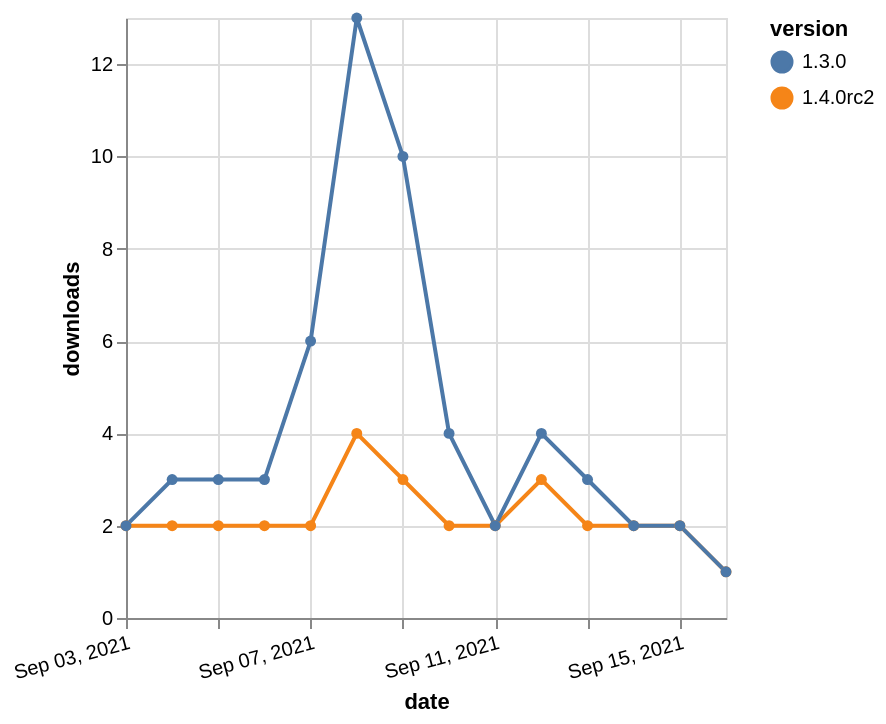

Express this chart as Vega-Lite.
### Vega-Lite specification from a JSON file in a GitHub repository (floating-point values rounded to 4 significant figures)
{"$schema": "https://vega.github.io/schema/vega-lite/v5.json", "description": "A simple bar chart with embedded data.", "data": {"values": [{"date": "2021-09-03", "total": 2609, "delta": 2, "version": "1.4.0rc2"}, {"date": "2021-09-04", "total": 2611, "delta": 2, "version": "1.4.0rc2"}, {"date": "2021-09-05", "total": 2613, "delta": 2, "version": "1.4.0rc2"}, {"date": "2021-09-06", "total": 2615, "delta": 2, "version": "1.4.0rc2"}, {"date": "2021-09-07", "total": 2617, "delta": 2, "version": "1.4.0rc2"}, {"date": "2021-09-08", "total": 2621, "delta": 4, "version": "1.4.0rc2"}, {"date": "2021-09-09", "total": 2624, "delta": 3, "version": "1.4.0rc2"}, {"date": "2021-09-10", "total": 2626, "delta": 2, "version": "1.4.0rc2"}, {"date": "2021-09-11", "total": 2628, "delta": 2, "version": "1.4.0rc2"}, {"date": "2021-09-12", "total": 2631, "delta": 3, "version": "1.4.0rc2"}, {"date": "2021-09-13", "total": 2633, "delta": 2, "version": "1.4.0rc2"}, {"date": "2021-09-14", "total": 2635, "delta": 2, "version": "1.4.0rc2"}, {"date": "2021-09-15", "total": 2637, "delta": 2, "version": "1.4.0rc2"}, {"date": "2021-09-16", "total": 2638, "delta": 1, "version": "1.4.0rc2"}, {"date": "2021-09-03", "total": 5516, "delta": 2, "version": "1.3.0"}, {"date": "2021-09-04", "total": 5519, "delta": 3, "version": "1.3.0"}, {"date": "2021-09-05", "total": 5522, "delta": 3, "version": "1.3.0"}, {"date": "2021-09-06", "total": 5525, "delta": 3, "version": "1.3.0"}, {"date": "2021-09-07", "total": 5531, "delta": 6, "version": "1.3.0"}, {"date": "2021-09-08", "total": 5544, "delta": 13, "version": "1.3.0"}, {"date": "2021-09-09", "total": 5554, "delta": 10, "version": "1.3.0"}, {"date": "2021-09-10", "total": 5558, "delta": 4, "version": "1.3.0"}, {"date": "2021-09-11", "total": 5560, "delta": 2, "version": "1.3.0"}, {"date": "2021-09-12", "total": 5564, "delta": 4, "version": "1.3.0"}, {"date": "2021-09-13", "total": 5567, "delta": 3, "version": "1.3.0"}, {"date": "2021-09-14", "total": 5569, "delta": 2, "version": "1.3.0"}, {"date": "2021-09-15", "total": 5571, "delta": 2, "version": "1.3.0"}, {"date": "2021-09-16", "total": 5572, "delta": 1, "version": "1.3.0"}]}, "width": "container", "mark": {"type": "line", "point": {"filled": true}}, "encoding": {"x": {"field": "date", "type": "temporal", "timeUnit": "yearmonthdate", "title": "date", "axis": {"labelAngle": -15}}, "y": {"field": "delta", "type": "quantitative", "title": "downloads"}, "color": {"field": "version", "type": "nominal"}, "tooltip": {"field": "delta"}}}
